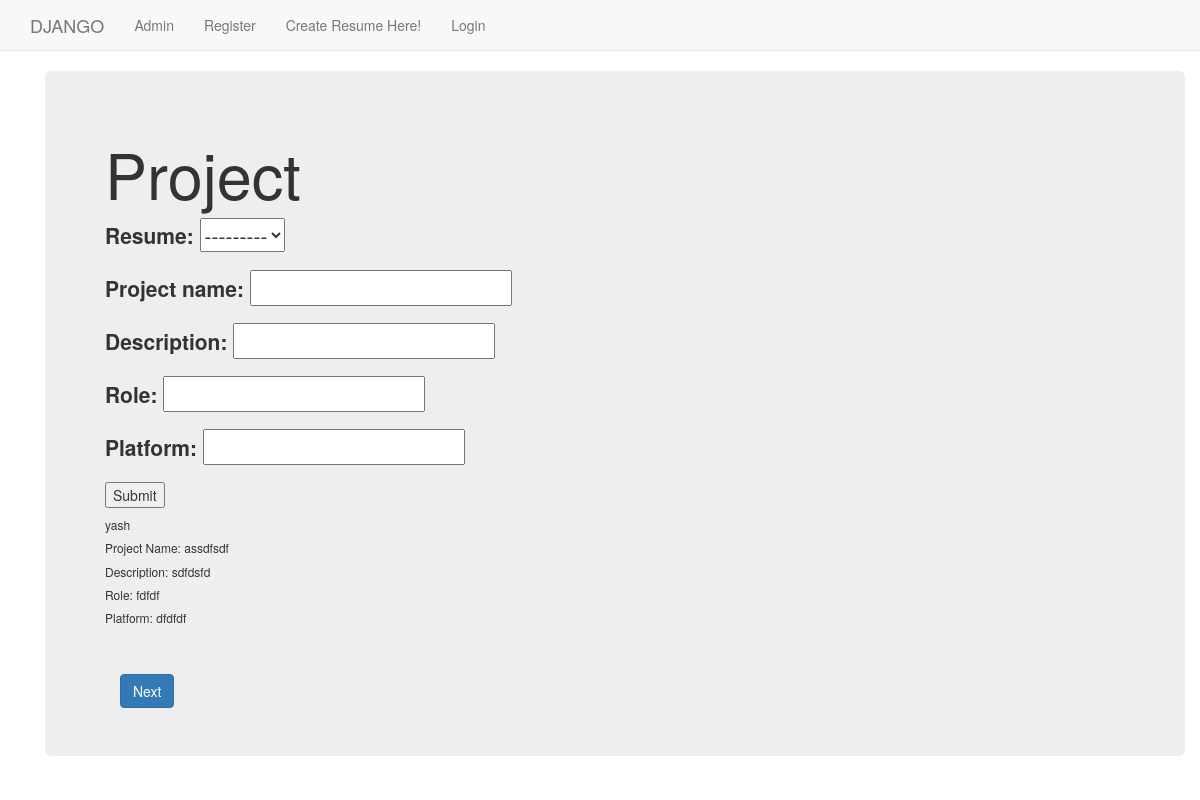
Page /dappx/project/ on the earlier database version.
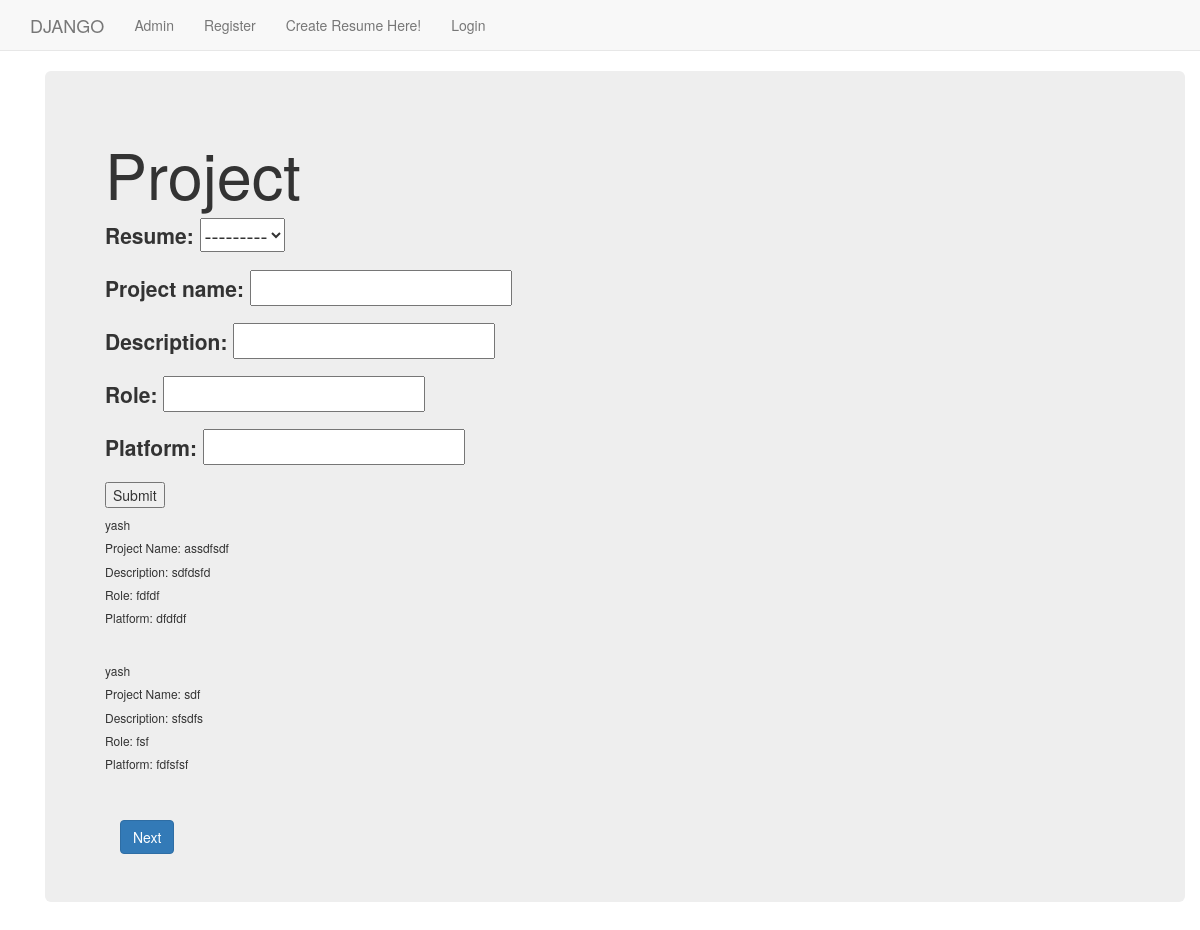
Same page on the later database version.
### dappx/models.py (models this page shows)
class Project(models.Model):
    resume = models.ForeignKey(Resume, on_delete=models.CASCADE, blank=True)
    project_name = models.CharField(max_length=255, blank=True)
    description = models.CharField(max_length=5000, blank=True)
    role = models.CharField(max_length=255, blank=True)
    platform = models.CharField(max_length=255, blank=True)

class Resume(models.Model):
    name = models.CharField(max_length=255)
    created_at = models.DateTimeField(auto_now_add=True, editable=False)
    updated_at = models.DateTimeField(auto_now=True)
    user = models.ForeignKey(User, on_delete=models.CASCADE, blank=True)
    def __str__(self):
        return self.name

### dappx/views.py (the view, shortened to what this page needs)
class ProjectView(TemplateView):
    template_name = 'dappx/project.html'
    def get(self, request):
        form = ProjectForm()
        qs = Project.objects.all()
        args = {'form': form, 'qs': qs}
        return render(request, self.template_name, args)

### dappx/forms.py
class ProjectForm(forms.ModelForm):
    project_name = forms.CharField()
    class Meta:
        model = Project
        fields = "__all__"

### templates/dappx/project.html (shortened to what this page needs)
{% extends "dappx/base.html" %}
{% load static %}
{% block body_block %}
<div class="container">
    <div class="jumbotron">
        <h1>Project</h1>
        <form method="post">
            {{ form.as_p }}
            <input type="submit" value="Submit">
        </form>
        {% for q in qs %}
        <h6>{{ q.resume }}</h6>
        <h6>Project Name: {{ q.project_name }}</h6>
        <h6>Description: {{ q.description }}</h6>
        <h6>Role: {{ q.role }}</h6>
        <h6>Platform: {{ q.platform }}</h6><br>
        {% endfor %}
        <div class="container"><br>
            <a class="btn btn-primary" href="/dappx/additional">Next</a>
        </div>
    </div>
</div>
{% endblock %}

Differences in the rows shown:
added Project: resume "yash", project_name "sdf", description "sfsdfs", role "fsf", platform "fdfsfsf"
